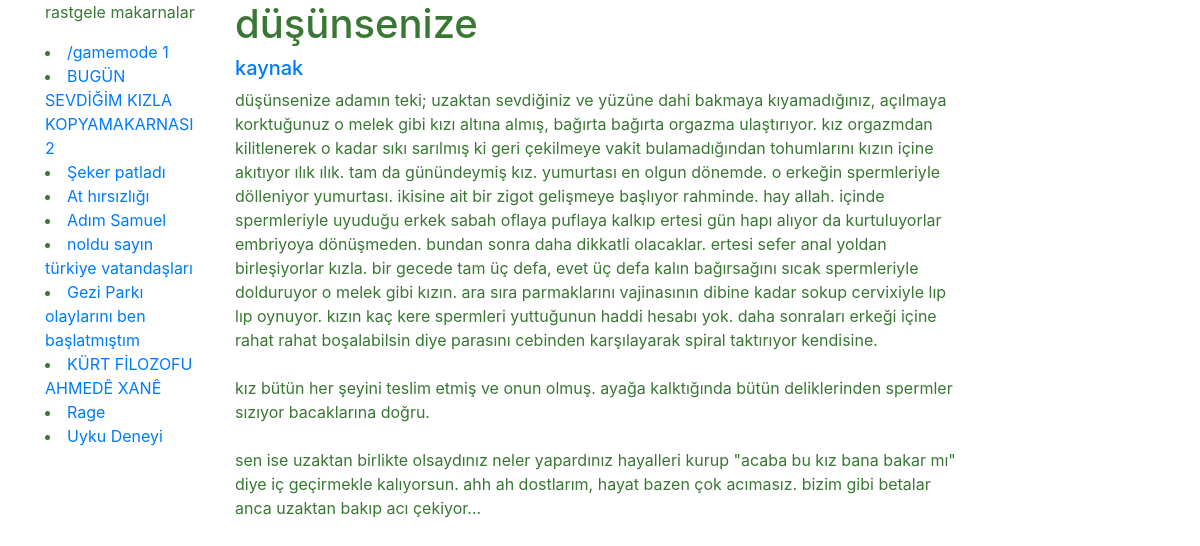
Screenshot of /pasta/ednj4r with the database file from the repository.
### src/database.py (models this page shows)
class BaseModel(Model):
    class Meta:
        database = db

class Pasta(BaseModel):
    id = CharField(unique=True)
    title = CharField()
    url = CharField()
    upvote = IntegerField()
    text = CharField()

### src/app.py (the view)
@app.route('/pasta/<pasta_id>')
def pasta(pasta_id):
    try:
        pasta = db.get_pasta_by_id(pasta_id)
        pasta.text = pasta.text.replace("\n", "<br>")
        random_pastas = get_random_pasta(limit=10)
        return render_template('pasta.html', pasta=pasta, random_pastas=random_pastas)
    except Exception as e:
        return render_template('404.html')

### src/app.py (called while the page is built)
def get_random_pasta(limit=10):
    return random.sample(db.get_all_pasta(), limit)

### src/database.py (called while the page is built)
    def get_pasta_by_id(self, id):
        try:
            pasta = Pasta.select().where(Pasta.id == id).get()
            return pasta
        except:
            return None

    def get_all_pasta(self):
        return [pasta for pasta in Pasta.select()]

### src/templates/pasta.html
{% extends "layout.html" %}
{% block content %}
<div class="row">
      <div class="col-md-2">
          <p>rastgele makarnalar</p>
          {% for p in random_pastas %}
                <li><a href="/pasta/{{ p.id }}" >{{p.title}}</a></li>
          {% endfor %}
      </div>
        <div class="col-md-8">
            <h1>{{pasta.title}}</h1>
            <h5> <a href={{pasta.url}}> kaynak </a></h5>
            {% autoescape false %}
            <p>{{pasta.text}}</p>
            {% endautoescape %}
        </div>
      <div class="col-md-2"></div>
</div>
{% endblock content %}

### src/templates/layout.html (shortened to what this page needs)
<!DOCTYPE html>
<html lang="en">
    <head>
        <link rel="stylesheet" href="https://maxcdn.bootstrapcdn.com/bootstrap/4.0.0/css/bootstrap.min.css">
        <link rel="stylesheet" type="text/css" href="{{ url_for('static', filename='main.css') }}">
    </head>
    <body>
        <div class="container">
            {% block content %}
            {% endblock %}
        </div>
    </body>
</html>

### src/static/main.css (style rules this page uses)
body { color: #3A7734; }

### rows the page displays
Pasta: title "/gamemode 1"
Pasta: title "BUGÜN SEVDİĞİM KIZLA KOPYAMAKARNASI 2"
Pasta: title "Şeker patladı"
Pasta: title "At hırsızlığı"
Pasta: title "Adım Samuel"
Pasta: title "noldu sayın türkiye vatandaşları"
Pasta: title "Gezi Parkı olaylarını ben başlatmıştım"
Pasta: title "KÜRT FİLOZOFU AHMEDÊ XANÊ"
Pasta: title "Rage"
Pasta: title "Uyku Deneyi"
Pasta: title "düşünsenize", text "düşünsenize adamın teki; uzaktan sevdiğiniz ve yüzüne dahi bakmaya kıyamadığınız, açılmaya korktuğunuz o melek gibi kızı altına almış, bağırta bağırta orgazma ulaştırıyor. kız orgazmdan kilitlenerek o kadar sıkı sarılmış ki geri çekilmeye vakit bulamadığından tohumlarını kızın içine akıtıyor ılık ılık. tam da günündeymiş kız. yumurtası en olgun dönemde. o erkeğin spermleriyle dölleniyor yumurtası. ikisine ait bir zigot gelişmeye başlıyor rahminde. hay allah. içinde spermleriyle uyuduğu erkek sabah oflaya puflaya kalkıp ertesi gün hapı alıyor da kurtuluyorlar embriyoya dönüşmeden. bundan sonra daha dikkatli olacaklar. ertesi sefer anal yoldan birleşiyorlar kızla. bir gecede tam üç defa, evet…"
